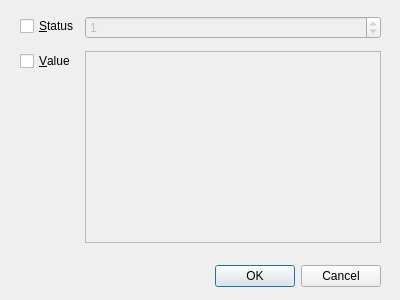
<?xml version="1.0" encoding="UTF-8"?>
<ui version="4.0">
 <class>Dialog</class>
 <widget class="QDialog" name="Dialog">
  <property name="windowModality">
   <enum>Qt::ApplicationModal</enum>
  </property>
  <property name="geometry">
   <rect>
    <x>0</x>
    <y>0</y>
    <width>400</width>
    <height>300</height>
   </rect>
  </property>
  <property name="minimumSize">
   <size>
    <width>400</width>
    <height>300</height>
   </size>
  </property>
  <property name="maximumSize">
   <size>
    <width>400</width>
    <height>300</height>
   </size>
  </property>
  <property name="windowTitle">
   <string>Lvar set</string>
  </property>
  <property name="windowIcon">
   <iconset resource="resources.qrc">
    <normaloff>:/i/icons/items.png</normaloff>:/i/icons/items.png</iconset>
  </property>
  <widget class="QDialogButtonBox" name="btn_box">
   <property name="geometry">
    <rect>
     <x>40</x>
     <y>260</y>
     <width>341</width>
     <height>32</height>
    </rect>
   </property>
   <property name="orientation">
    <enum>Qt::Horizontal</enum>
   </property>
   <property name="standardButtons">
    <set>QDialogButtonBox::Cancel|QDialogButtonBox::Ok</set>
   </property>
  </widget>
  <widget class="QWidget" name="formLayoutWidget">
   <property name="geometry">
    <rect>
     <x>20</x>
     <y>10</y>
     <width>361</width>
     <height>241</height>
    </rect>
   </property>
   <layout class="QFormLayout" name="formLayout">
    <item row="1" column="0">
     <widget class="QCheckBox" name="c_status">
      <property name="text">
       <string>&amp;Status</string>
      </property>
     </widget>
    </item>
    <item row="1" column="1">
     <widget class="QSpinBox" name="i_status">
      <property name="enabled">
       <bool>false</bool>
      </property>
      <property name="minimum">
       <number>-32768</number>
      </property>
      <property name="maximum">
       <number>32768</number>
      </property>
      <property name="value">
       <number>1</number>
      </property>
     </widget>
    </item>
    <item row="2" column="0">
     <widget class="QCheckBox" name="c_value">
      <property name="text">
       <string>&amp;Value</string>
      </property>
     </widget>
    </item>
    <item row="2" column="1">
     <widget class="QPlainTextEdit" name="i_value">
      <property name="enabled">
       <bool>false</bool>
      </property>
     </widget>
    </item>
   </layout>
  </widget>
 </widget>
 <tabstops>
  <tabstop>c_status</tabstop>
  <tabstop>i_status</tabstop>
  <tabstop>c_value</tabstop>
 </tabstops>
 <resources>
  <include location="resources.qrc"/>
 </resources>
 <connections>
  <connection>
   <sender>btn_box</sender>
   <signal>accepted()</signal>
   <receiver>Dialog</receiver>
   <slot>accept()</slot>
   <hints>
    <hint type="sourcelabel">
     <x>248</x>
     <y>254</y>
    </hint>
    <hint type="destinationlabel">
     <x>157</x>
     <y>274</y>
    </hint>
   </hints>
  </connection>
  <connection>
   <sender>btn_box</sender>
   <signal>rejected()</signal>
   <receiver>Dialog</receiver>
   <slot>reject()</slot>
   <hints>
    <hint type="sourcelabel">
     <x>316</x>
     <y>260</y>
    </hint>
    <hint type="destinationlabel">
     <x>286</x>
     <y>274</y>
    </hint>
   </hints>
  </connection>
 </connections>
</ui>
